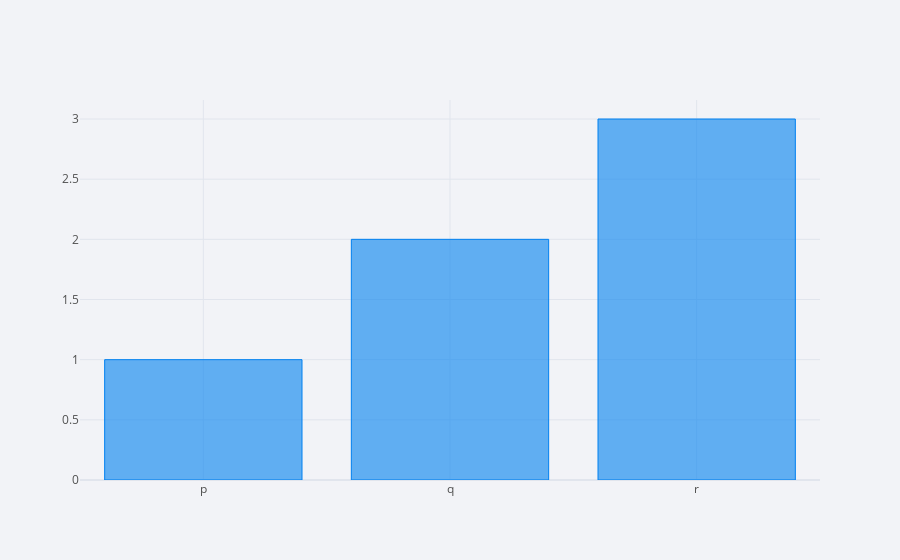

Notebook code cell kept with this figure:
### Code cell
df2.iplot(kind='bar', x='x', y='y')

### Figure 1 — Plotly figure (JSON) as saved in the notebook; plotly's stock layout.template omitted (floating-point values rounded to 4 significant figures)
{"data": [{"marker": {"color": "rgba(0, 128, 240, 0.6)", "line": {"color": "rgba(0, 128, 240, 1.0)", "width": 1}}, "name": "y", "orientation": "v", "text": "", "type": "bar", "x": ["p", "q", "r"], "y": [1, 2, 3]}], "layout": {"legend": {"bgcolor": "#F2F3F7", "font": {"color": "#505050"}}, "paper_bgcolor": "#F2F3F7", "plot_bgcolor": "#F2F3F7", "title": {"font": {"color": "#484848"}}, "xaxis": {"gridcolor": "#E1E5ED", "showgrid": true, "tickfont": {"color": "#505050"}, "title": {"font": {"color": "#505050"}, "text": ""}, "zerolinecolor": "#E1E5ED"}, "yaxis": {"gridcolor": "#E1E5ED", "showgrid": true, "tickfont": {"color": "#505050"}, "title": {"font": {"color": "#505050"}, "text": ""}, "zerolinecolor": "#E1E5ED"}}}
